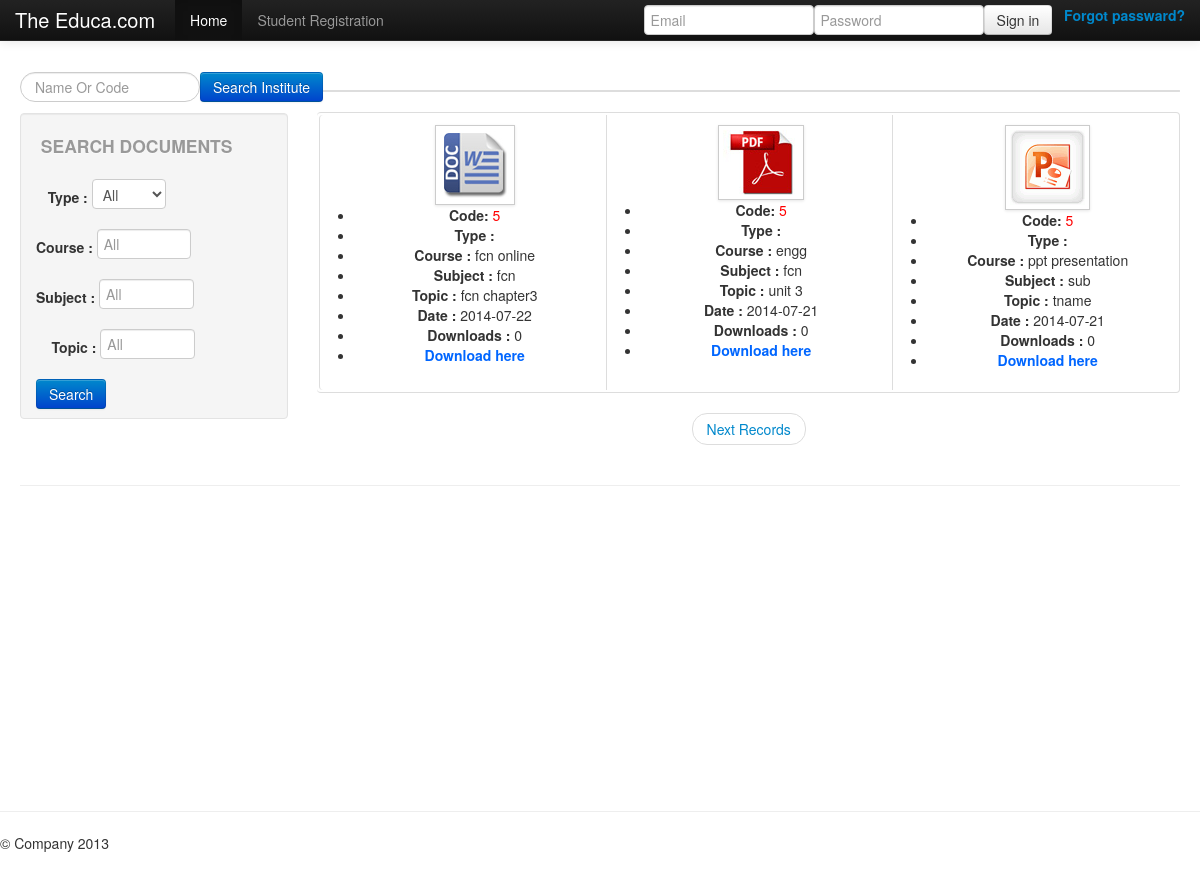
Page /website/studenthome.php on the committed database.
### tables this page shows
CREATE TABLE IF NOT EXISTS `document` (
  `id` int(11) NOT NULL AUTO_INCREMENT,
  `name` varchar(500) DEFAULT NULL,
  `institute_code` varchar(100) DEFAULT NULL,
  `amount` double DEFAULT NULL,
  `date` date DEFAULT NULL,
  `course` varchar(100) DEFAULT NULL,
  `subject` varchar(100) DEFAULT NULL,
  `topic` varchar(100) DEFAULT NULL,
  `NoOfDownloads` int(11) DEFAULT NULL,
  `filetype` varchar(100) DEFAULT NULL,
  PRIMARY KEY (`id`)
);

### website/includes/class_DB.php (called while the page is built, shortened)
<?php
class DB
{
    public $con;
    function __construct($DB_HOST,$USER,$PASS,$DATABASE)
     {
             $this->con=  mysqli_connect($DB_HOST, $USER, $PASS);
         mysqli_select_db($this->con, $DATABASE);
     }
	public function result_for_query($query)
	{
             if($this->con!=NULL)
             {
		$q=  mysqli_query($this->con, $query);
		$i=0;
		$arr=array();
		while($r= mysqli_fetch_row($q))
			{
			$arr[$i]=$r;
			$i++;
			}
			return $arr;
             }
             else
             {
                 echo "connection failure";
               }
	}
}
?>

### website/config.php (called while the page is built, shortened)
<?php
include "includes/class_DB.php";
$DB=new DB(DB_HOST,DB_USER,DB_PASSWORD,DB_DATABASE);
?>

### website/studenthome.php (the view, shortened to what this page needs)
<!DOCTYPE html>
 <?php
    include 'config.php';
    ?>
<html lang="en">
  <head>
    <link href="assets/css/bootstrap.css" rel="stylesheet">
    <link href="assets/css/bootstrap-responsive.css" rel="stylesheet">
  </head>
  <body>
  <div class="navbar navbar-inverse navbar-fixed-top">
      <div class="navbar-inner">
        <div class="container">
             <a class="brand" href="index.php">The Educa.com </a>
          <div class="nav-collapse collapse">
            <ul class="nav">
              <li class="active"><a href="studenthome.php">Home</a></li>
			  <?php
	if (isset($_SESSION['student'])){
				  }
				  else
				  {
                echo  "<li><a href='studentform.php'>Student Registration</a></li>";
				  }
				  ?>
                </ul>
			 </div>
			   <?php
                            if (isset($_SESSION['student'])) {
                                $username = $_SESSION['student'];
                                echo "&nbsp;&nbsp;&nbsp;&nbsp;&nbsp;&nbsp;&nbsp;&nbsp;&nbsp;&nbsp;&nbsp;&nbsp;&nbsp;&nbsp;&nbsp;&nbsp;&nbsp;&nbsp;&nbsp;&nbsp;&nbsp;&nbsp;&nbsp;&nbsp;&nbsp;&nbsp;&nbsp;&nbsp;&nbsp;&nbsp;&nbsp;&nbsp;&nbsp;&nbsp;&nbsp;&nbsp;&nbsp;&nbsp;&nbsp;&nbsp;&nbsp;&nbsp;&nbsp;&nbsp;&nbsp;&nbsp;&nbsp;&nbsp;&nbsp;&nbsp;&nbsp;&nbsp;&nbsp;&nbsp;&nbsp;&nbsp;&nbsp;&nbsp;&nbsp;&nbsp;&nbsp;&nbsp;&nbsp;&nbsp;&nbsp;&nbsp;&nbsp;&nbsp;&nbsp;&nbsp;&nbsp;&nbsp;&nbsp;&nbsp;&nbsp;&nbsp;&nbsp;&nbsp;&nbsp;&nbsp;&nbsp;&nbsp;&nbsp;&nbsp;&nbsp;&nbsp;&nbsp;&nbsp;&nbsp;&nbsp;&nbsp;&nbsp;&nbsp;&nbsp;&nbsp;&nbsp;&nbsp;&nbsp;&nbsp;&nbsp;&nbsp;&nbsp;&nbsp;&nbsp;&nbsp;&nbsp;&nbsp;&nbsp;&nbsp;&nbsp; <b  style='color:#FFFFFF' >hello " . $username. "&nbsp;&nbsp;&nbsp;&nbsp;&nbsp;&nbsp;&nbsp;&nbsp;&nbsp;&nbsp;&nbsp;&nbsp;&nbsp;&nbsp;</b>";
                                  echo "<a href='logout.php'>Sign Out</a>";
                            }
                           else
                               {
            echo "<form class='navbar-form pull-right' name='myform' action='validation.php' method='post' onSubmit='return validateform();'>";
	         echo "<input class='span2' type='text' placeholder='Email' name='username'>";
              echo "<input class='span2' type='password' placeholder='Password' name='password'>";
			  echo "<button type='submit' class='btn' name='submit' value='submit'>Sign in</button>";
			  echo "<a href='forgetpass.php'>&nbsp;&nbsp;&nbsp;<b>Forgot passward?</b></a>";
             echo "</form>";
                           }
                            ?>
          </div>
        </div>
      </div>
    <div class="container-fluid">
	<div ><form class="form-search" style="margin-bottom:-1%; margin-top:1%;" action="searchinstipage.php" method="POST" name="mySearch" onSubmit="return checkempty();">	<?php
	if (isset($_SESSION['institute']))
    echo  "<input type='text' name='txt' class='input-medium search-query' placeholder='Name Or Code'>";
	else {
                              echo  " <input type='text' name='txt' class='input-medium search-query' placeholder='Name Or Code' >";
							  }
							   if (isset($_SESSION['institute']))
							    echo  "<button type='submit' name='submit' class='btn btn-medium btn-primary' value='Search Institute'>Search Institute</button>";
								  else {
                              echo  "<button type='submit' name='submit' class='btn btn-medium btn-primary' value='Search Institute'>Search Institute</button>";
}
	?>
</form>
</div>
      <div class="row-fluid">
		<form action="getFiles.php" method="POST">
        <div style=" margin-top:2%;" class="span3">
          <div class="well sidebar-nav">
            <ul class="nav nav-list">
              <li class="nav-header"><h4>&nbsp;Search Documents </h4></li>
              <li style=" height:50%;"><h5>&nbsp;&nbsp;&nbsp;Type :
                                <select name="selectedtype" class="span4">
								 <option value="">All</option>
                                </select>
                            </h5></li>
              <li style=" height:50%;"><h5> Course :
                                <input class="span5" name="selectedcourse" type="text" placeholder="All">
                            </h5></li>
              <li style=" height:50%;"><h5>Subject :
                                <input class="span5" name="selectedsubject" type="text" placeholder="All">
                            </h5></li>
              <li style=" height:50%;"><h5>&nbsp;&nbsp;&nbsp;&nbsp;Topic :
                                <input class="span5" name="selectedtopic" type="text" placeholder="All">
                                 </li>
			  <li  style=" height:50%;"><input type="submit" name="submit" class="btn btn-medium btn-primary" value="Search"></td></li>
            </ul>
          </div>
        </div>
        <div class="span9">
		    <table class="table table-bordered">
			<?php
                    $filelist = NULL;
                    $i = 1;
                    if (isset($_SESSION['filelist'])) {
                        if (isset($_SESSION['newrecord'])) {
                            $filelist = $_SESSION['newrecord'];
                        } else {
                            $filelist = $_SESSION['filelist'];
                        }
                    } else {
                        $filelist = $DB->result_for_query("select * from document  order by date desc");
                    }
                    echo "<table class='table table-bordered'>";
                    foreach ($filelist as $p) {
                        if (isset($p[3])) {
						if ($p[3] > 0) {
                                if ($i == 0) {
   echo "<caption>Documents</caption>";
   echo "<thead>";
    echo "<tr>";
	echo "</tr>";
    echo "</thead>";
   echo "<tbody>";
    echo "<tr>";
	} if (substr($p[9], 0, 75) == "application/vnd.openxmlformats-officedocument.presentationml.presentation" ||substr($p[9], 0, 29) =="application/vnd.ms-powerpoint")
                        echo "<td width='15%' height='105'   border='2' ><ul>
						<img src='images/ppt_image.png' class='img-polaroid'>
    <li><b>Code:</b>  <a href='studentuploadshown.php?id=" . $p[2] . "' target='blank'><h7 style='color:#FF0000;' > " . $p[2] . "</h></a></li>
	<li><b>Type :</b> " . $p[10] . "</li>
	<li><b>Course :</b> " . $p[5] . "</li>
	<li><b>Subject :</b> " . $p[6] . "</li>
	<li><b>Topic :</b> " . $p[7] . "</li>
	<li><b>Date :</b> " . $p[4] . "</li>
	<li><b>Downloads :</b> " . $p[8] ."</li>
	<li><a href='buyzeropage.php?id=$p[0]&ref=zips/$p[1]' target='blank'><b style='color:#0066FF'>Download here</b></a> </li>
    </ul> </td>";
	 else if (substr($p[9], 0, 15) == "application/pdf")
	echo "<td width='15%' height='105'   border='2' ><ul>
						<img src='images/pdf_image.jpg' class='img-polaroid'>
    <li><b>Code:</b>  <a href='studentuploadshown.php?id=" . $p[2] . "' target='blank'><h7 style='color:#FF0000;' > " . $p[2] . "</h></a></li>
	<li><b>Type :</b> " . $p[10] . "</li>
	<li><b>Course :</b> " . $p[5] . "</li>
	<li><b>Subject :</b> " . $p[6] . "</li>
	<li><b>Topic :</b> " . $p[7] . "</li>
	<li><b>Date :</b> " . $p[4] . "</li>
	<li><b>Downloads :</b> " . $p[8] ."</li>
	<li><a href='buyzeropage.php?id=$p[0]&ref=zips/$p[1]' target='blank'><b style='color:#0066FF'>Download here</b></a> </li>
    </ul> </td>";
	else if (substr($p[9], 0, 15) == "application/zip" || substr($p[9], 0, 24) == "application/octet-stream")
	echo "<td width='15%' height='105'   border='2' ><ul>
						<img src='images/images.jpeg' class='img-polaroid'>
    <li><b>Code:</b>  <a href='studentuploadshown.php?id=" . $p[2] . "' target='blank'><h7 style='color:#FF0000;' > " . $p[2] . "</h></a></li>
	<li><b>Type :</b> " . $p[10] . "</li>
	<li><b>Course :</b> " . $p[5] . "</li>
	<li><b>Subject :</b> " . $p[6] . "</li>
	<li><b>Topic :</b> " . $p[7] . "</li>
	<li><b>Date :</b> " . $p[4] . "</li>
	<li><b>Downloads :</b> " . $p[8] ."</li>
	<li><a href='buyzeropage.php?id=$p[0]&ref=zips/$p[1]' target='blank'><b style='color:#0066FF'>Download here</b></a> </li>
    </ul> </td>";
	 else if(substr($p[9], 0, 72) == "application/vnd.openxmlformats-officedocument.wordprocessingml.document")
	 echo "<td width='15%' height='105'   border='2' ><ul>
			<img src='images/word_image.png' class='img-polaroid'>
    <li><b>Code:</b>  <a href='studentuploadshown.php?id=" . $p[2] . "' target='blank'><h7 style='color:#FF0000;' > " . $p[2] . "</h></a></li>
	<li><b>Type :</b> " . $p[10] . "</li>
	<li><b>Course :</b> " . $p[5] . "</li>
	<li><b>Subject :</b> " . $p[6] . "</li>
	<li><b>Topic :</b> " . $p[7] . "</li>
	<li><b>Date :</b> " . $p[4] . "</li>
	<li><b>Downloads :</b> " . $p[8] ."</li>
	<li><a href='buyzeropage.php?id=$p[0]&ref=words/$p[1]' target='blank'><b style='color:#0066FF'>Download here</b></a> </li>
    </ul> </td>";
	 if ($i == 3) {
                                    $i = 0;
                                }
                                $i++;
                            }
                        }
                    }
                    echo "</table>";
                    ?>
  <ul style=" margin-top:0%;" class="pager">
<?php
$page = 1;
if ($page > 1) {
    $last = $page - 2;
    echo "<li><a href='getFiles1.php?page=" . $last . "'>Last Record</a></li>";
   echo "<li><a href='getFiles1.php?page=" . $page . "'>Next Records</a></li>";
} else if ($page == 1) {
echo "<li><a href='getFiles1.php?page=" . $page . "'>Next Records</a></li>";
} else if ($left_rec < $rec_limit) {
    $last = $page - 2;
   echo "<li><a href='getFiles1.php?page=" . $last . "'>Last Record</a></li>";
   }
    ?>
    </ul>
  </div></div>
<hr>
          <div class="row-fluid">
            <div class="span4">
<ins class="adsbygoogle"
     style="display:inline-block;width:336px;height:280px"
     data-ad-client="ca-pub-8858480164286905"
     data-ad-slot="5720443670"></ins>
            </div>
            <div class="span4">
<ins class="adsbygoogle"
     style="display:inline-block;width:336px;height:280px"
     data-ad-client="ca-pub-8858480164286905"
     data-ad-slot="5720443670"></ins>
            </div>
            <div class="span4">
<ins class="adsbygoogle"
     style="display:inline-block;width:336px;height:280px"
     data-ad-client="ca-pub-8858480164286905"
     data-ad-slot="5720443670"></ins>
            </div>
          </div>
        </div>
      <hr>
      <footer>
        <p>&copy; Company 2013</p>
      </footer>
  </body>
</html>

### website/studenthome.php (style rules this page uses)
body { padding-top: 60px; padding-bottom: 40px; }
.sidebar-nav { padding: 9px 0; }

### rows in the picture
document: amount 4 (drawn), institute_code "5", course "fcn online", subject "fcn", topic "fcn chapter3", date "2014-07-22", NoOfDownloads "0"
document: institute_code "5", course "engg", subject "fcn", topic "unit 3", date "2014-07-21", NoOfDownloads "0"
document: amount 3 (drawn), institute_code "5", course "ppt presentation", subject "sub", topic "tname", date "2014-07-21", NoOfDownloads "0"
